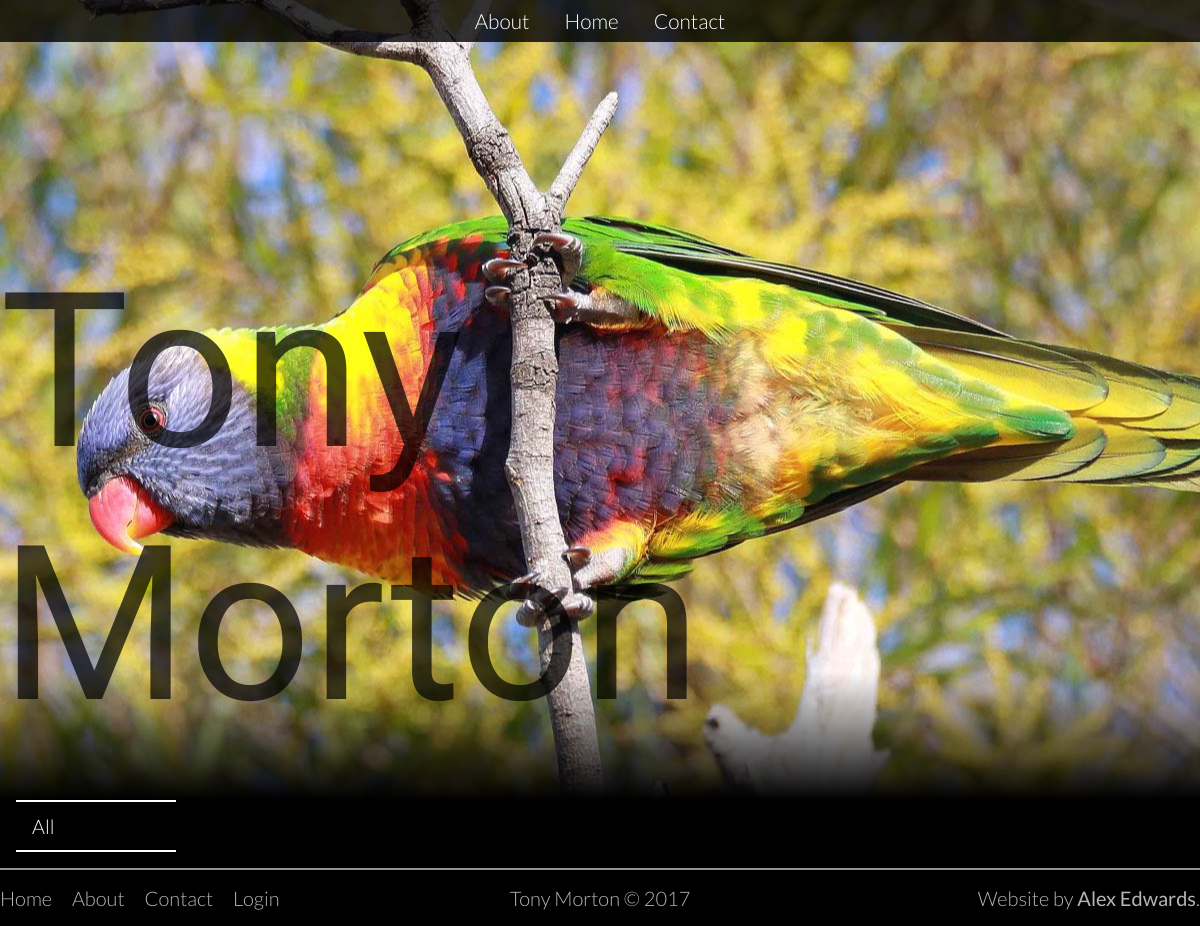
The app's page /, older data.
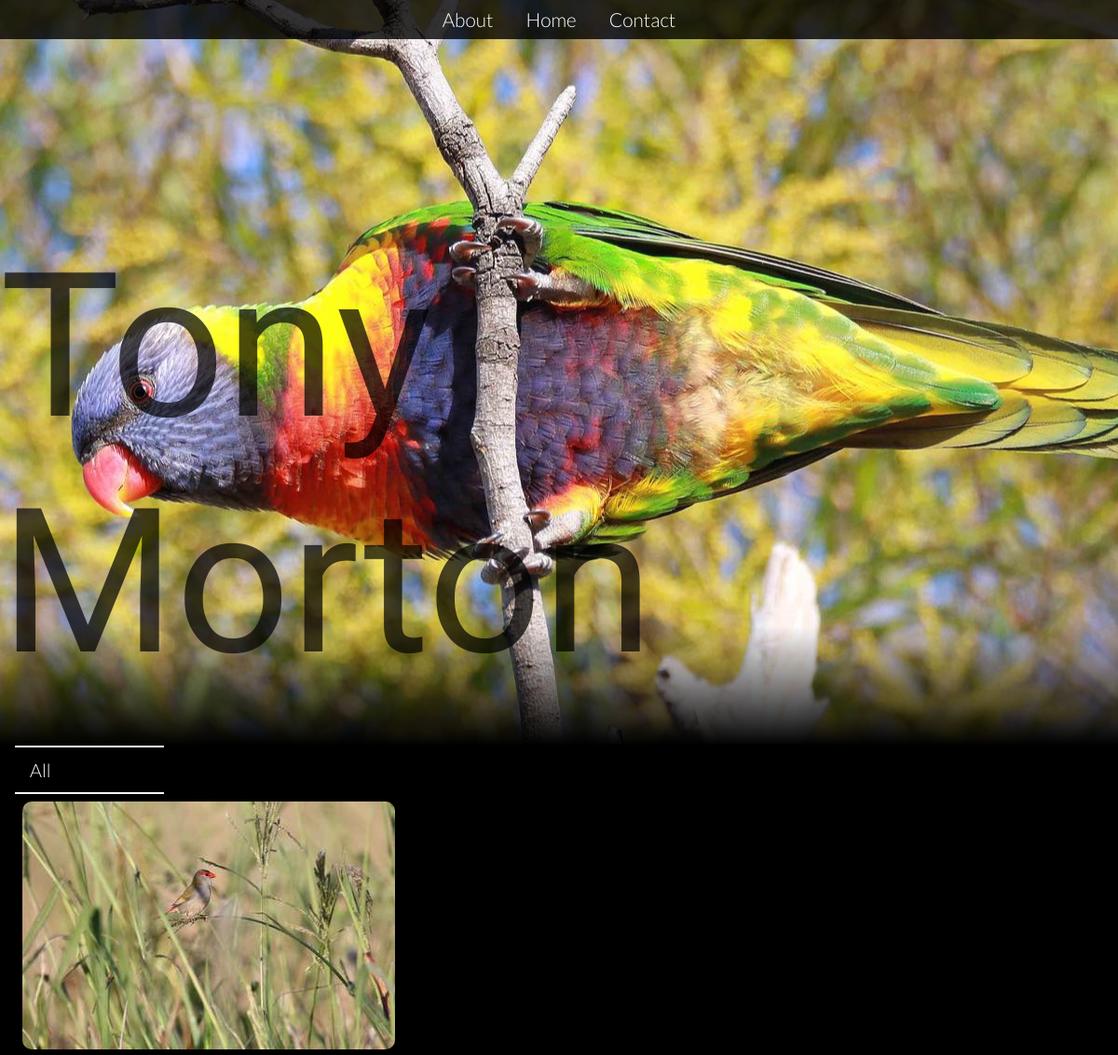
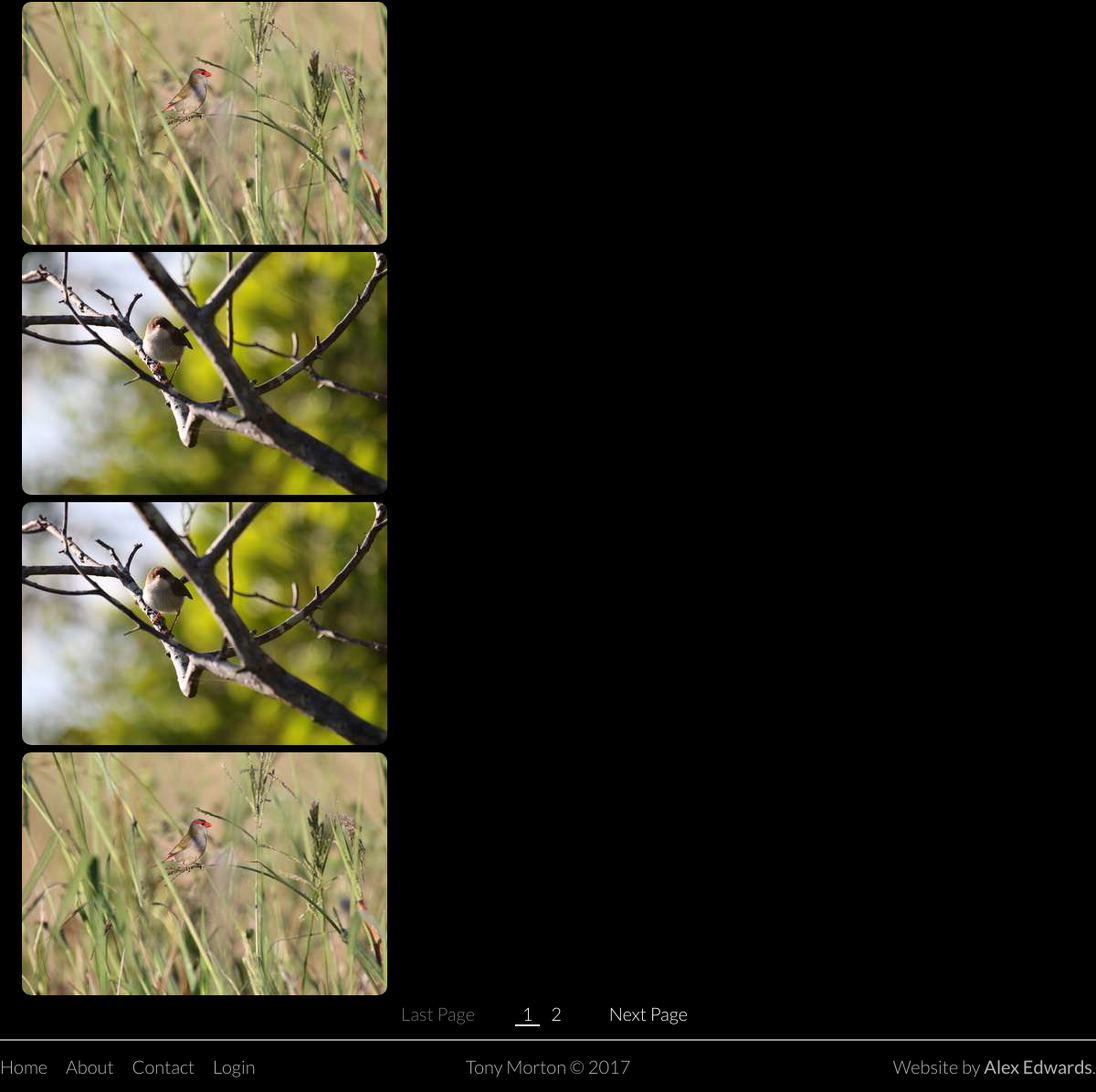
The same page, newer data (2 pictures, top to bottom).
### photos/models.py (models this page shows, shortened)
class Photo(models.Model):
    id = models.CharField(max_length=32, primary_key=True, default=getTimeHex)
    name = models.CharField(max_length=128)
    description = models.TextField(default="", blank=True)
    category = models.ForeignKey(Category, blank=True, null=True)
    source = models.ImageField(upload_to='source')
    iso = models.CharField(max_length=128, default="", blank=True)
    lens = models.CharField(max_length=128, default="", blank=True)
    focal_length = models.CharField(max_length=128, default="", blank=True)
    exposure_time = models.CharField(max_length=128, default="", blank=True)
    takenDate = models.CharField(max_length=128, default="", blank=True)
    aperture = models.CharField(max_length=128, default="", blank=True)

### photos/views.py (the view)
# urls.py: url(r'^$', views.index, name='index'),  # Handels calls to /photos/
def index(request, category=None):
    if category == None:
        photos_all = Photo.objects.all().order_by("-id")
    else:
        photos_all = Photo.objects.filter(category=category)
    paginator = Paginator(photos_all, 5)
    page = request.GET.get('page', '1')
    category_list = Category.objects.all()
    try:
        photos = paginator.page(page)
    except PageNotAnInteger:
        photos = paginator.page(1)
    except EmptyPage:
        photos = paginator.page(paginator.num_pages)
    showNav = paginator.num_pages >= 2
    return render(request, 'photos/index.html', {'photos': photos, 'category':category, 'categories':category_list, 'showNav': showNav})

### photos/models.py (called while the page is built)
    def __str__(self):
        return self.name

### templates/photos/index.html (shortened to what this page needs)
{% extends 'photos/base.html' %}
{% load staticfiles %}
{% block header_block %}
<section class="full">
    <h1>Tony Morton</h1>
    <div class="fadein">
    </div>
    <div class="gradient"></div>
</section>
{% endblock %}
{% block body_block %}
    <div class="categories">
        {% if category is None %}
            <span>All</span>
        {% else %}
            <span>{{category}}</span>
        {% endif %}
    </div>
    <section class="gallery">
    {% for photo in photos %}
        <a onclick="showModal('/photo/{{photo.id}}')">
            <img src="/media/thumb/{{ photo.id }}.jpg">
        </a>
    {% endfor %}
    </section>
    <div class="pageNumbers">
        {% if showNav %}
            {% if photos.has_previous %}
                <a id="last" href="?page={{ photos.previous_page_number }}">Last Page</a>
            {% else %}
                <span id="last">Last Page</span>
            {% endif %}
             {% for i in photos.paginator.page_range %}
                {% if photos.number == i %}
                    <a id="active" href="?page={{ i }}">{{ i }}</a>
                {% else %}
                    <a href="?page={{ i }}">{{ i }}</a>
                {% endif %}
            {% endfor %}
            {% if photos.has_next %}
                <a id="next" href="?page={{ photos.next_page_number }}">Next Page</a>
            {% else %}
                <span id="next">Next Page</span>
            {% endif %}
        {% endif %}
    </div>
{% endblock %}

### templates/photos/base.html (shortened to what this page needs)
<!DOCTYPE html>
{% load staticfiles %}
<html>
    <head lang="en">
        <link rel="stylesheet" type="text/css" href="{% static "/styles/main.css" %}" />
    </head>
    <body>
        <header>
            {% block header_nav_block %}
            <nav>
                <a href="{% url 'about' %}">About</a>
                <a href="{% url 'index' %}">Home</a>
                <a href="mailto:tmorton1@bigpond.com ">Contact</a>
            </nav>
            {% endblock %}
            {% block header_block %}
            {% endblock %}
        </header>
        <main>
        {% block body_block %}{% endblock %}
        </main>
        {% block footer_block %}
        <footer>
            <nav>
                <a href="{% url 'index' %}">Home</a>
                <a href="{% url 'about' %}">About</a>
                <a href="mailto:tmorton1@bigpond.com ">Contact</a>
                {% if user.is_authenticated %}
                <a href="{% url 'newPhoto' %}">New Photo</a>
                {% else %}
                <a href="{% url 'login' %}">Login</a>
                {% endif %}
            </nav>
            <span id="center">
                Tony Morton © 2017
            </span>
            <span id="right">
                Website by <a href="https://alexedwards.xyz">Alex Edwards</a>.
            </span>
        </footer>
        {% endblock %}
    </body>
</html>

### static/styles/main.css (style rules this page uses)
* { box-sizing: border-box; }
html, body { margin: 0; padding: 0; font-family: 'Lato', sans-serif; background-color: black; width: 100%; height: 100%; }
header { overflow-x: hidden; padding: 0; margin: 0; }
header > nav { z-index: 5; background-color: rgba(0, 0, 0, 0.8); position: absolute; top: 0; left: 0; width: 100%; height: 2.6rem; text-align: center; line-height: 2.6rem; }
header > nav a { font-family: 'Lato'; font-weight: 300; font-size: 1.3rem; margin: 0 1rem; color: white; text-decoration: none; transition: all 0.5s; }
header > section.full { position: relative; background: url("/static/photos/4.jpg"); background-position: center; height: 100vh; width: 100%; top: 0; left: 0; }
header > section.full h1 { font-family: 'Reenie Beanie'; font-size: 13.5rem; font-weight: 400; color: rgba(0, 0, 0, 0.7); position: absolute; bottom: 3rem; right: 3rem; margin: 0; }
header > section.full .fadein { height: 100%; width: 100%; }
header > section.full .gradient { margin-top: -8rem; height: 8rem; background: linear-gradient(to top, black, transparent); }
main { background-color: #000; padding: 0 1rem; width: 100%; max-width: 1300px; margin: auto; }
body { color: white; }
.categories { width: 10rem; position: relative; height: 3rem; font-weight: 300; color: white; position: relative; border-top: 2px solid white; border-bottom: 2px solid white; box-sizing: content-box; }
.categories span { display: block; padding-left: 1rem; line-height: 3rem; font-size: 1.25rem; }
.gallery a { width: 400px; border-radius: 10px; overflow: hidden; position: relative; z-index: 0; display: block; cursor: zoom-in; margin: 0.5rem; }
.gallery a img { width: 400px; display: block; position: relative; transition: all 0.4s; }
.pageNumbers { width: 100%; text-align: center; color: #707070; font-weight: 300; font-size: 1.25rem; }
.pageNumbers a { text-decoration: none; color: white; padding: 0 0.5rem; }
.pageNumbers a#active { border-bottom: 2px solid white; }
.pageNumbers #last { padding-right: 2.5rem; }
.pageNumbers #next { padding-left: 2.5rem; }
footer { max-width: 1200px; margin: 1rem auto; padding: 1rem 0; border-top: 2px solid #949494; position: relative; color: #B4B4B4; font-family: 'Lato'; font-weight: 300; font-size: 1.25rem; text-align: center; font-smoothing: none; }
footer a { color: #B4B4B4; text-decoration: none; transition: all 0.5s; }
footer nav { position: absolute; left: 0; }
footer nav a { margin-right: 1rem; }
footer #right { position: absolute; right: 0; }
footer #right a { font-weight: 400; }

Row changes from the older to the newer data that the page shows:
added Photo: id (picture)
added Photo: id (picture)
added Photo: id (picture)
added Photo: id (picture)
added Photo: id (picture)
Text that changed along with them:
text now shown: "Last Page Next Page"
new list line: "1"
new list line: "2"
